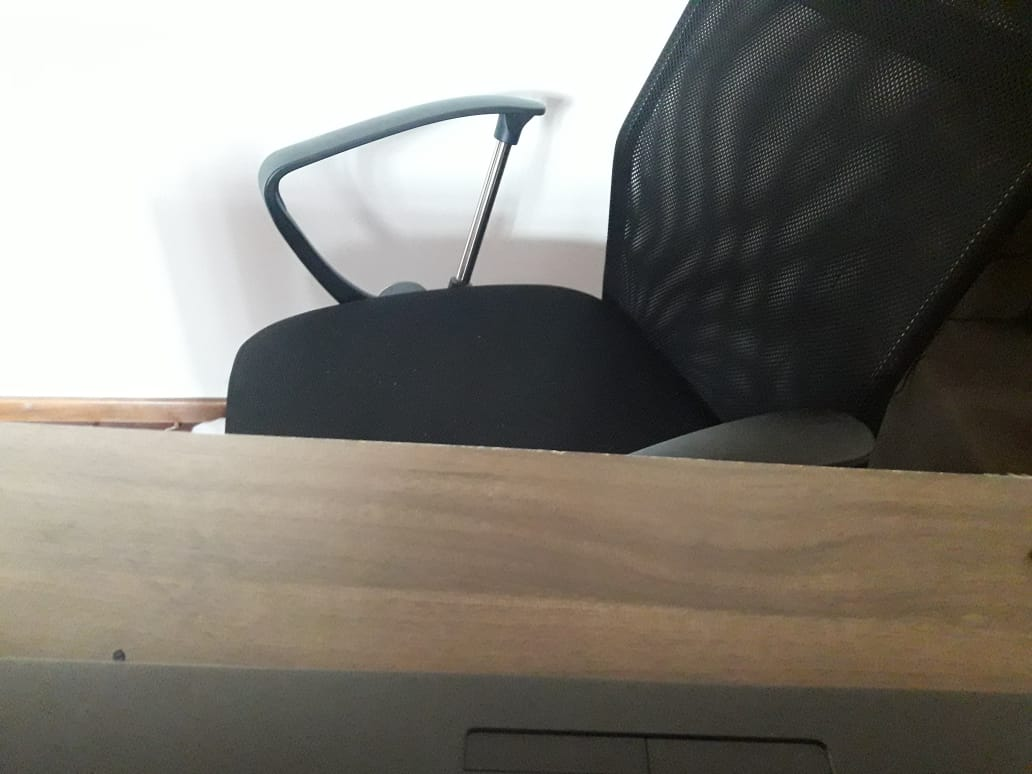
#> input picture src/resources/quarto.jpeg, 1032 x 774 px, found by its file name
$ python Picker.py
#> lines starting #> are read from the running program, lines starting #| are printed output that depends on the picture
### src/resizeImage.py
import cv2 as cv

def resizingImage(img = None):
    return cv.resize(img, (1100,600))

### src/Picker.py
import cv2 as cv
import pickle
import numpy as np
from resizeImage import resizingImage
from VagasClasse import Vagas

try:
    with open('src/resources/ParkingPos', 'rb') as f:
        lista_de_vagas = pickle.load(f)
        vagasList = [vaga.positions for vaga in lista_de_vagas]
except:
    vagasList = []

cordenates = []

#Função que adiciona e remove vagas
def mouseClick(event, x, y, flags, params):
    if event == cv.EVENT_LBUTTONDOWN:
        global cordenates
        cordenates.append([x,y])
        if len(cordenates) == 2:
            vagasList.append(cordenates)
            cordenates = []
    if event == cv.EVENT_RBUTTONDOWN:
        vagasList.pop()


while True:
    #Lendo e redimensionando a imagem
    img = cv.imread('./src/resources/quarto.jpeg')
#> img is the input picture: shape (774, 1032, 3); mean B, G, R 116, 123.8, 127.9
    img = resizingImage(img)
#> in resizingImage, `return cv.resize(img, (1100,600))`:
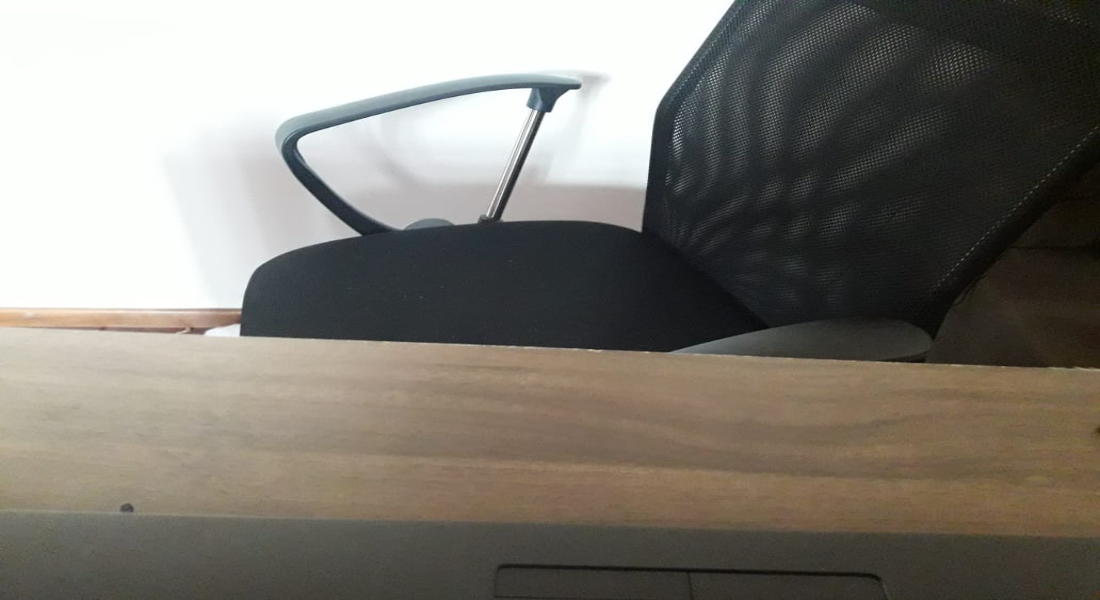
#> returned value: shape (600, 1100, 3); mean of channels 0, 1, 2 115.9, 123.8, 127.8; drawn as B, G, R

    for inicial, final in vagasList:
        cv.rectangle(img, inicial, final, (255, 0, 255), 2)
    cv.imshow("Image", img)
    cv.setMouseCallback("Image", mouseClick)

    if cv.waitKey(1) & 0xFF==ord('x'):
#> (key x is pressed here)
        lista_de_vagas = [Vagas(positions=item,create=True) for item in vagasList]
        print('escrevendo', lista_de_vagas)

        with open('./src/resources/ParkingPos','wb') as f:
            pickle.dump(lista_de_vagas, f)
        break

$ run again, with src/resources/old.jpeg copied over src/resources/quarto.jpeg
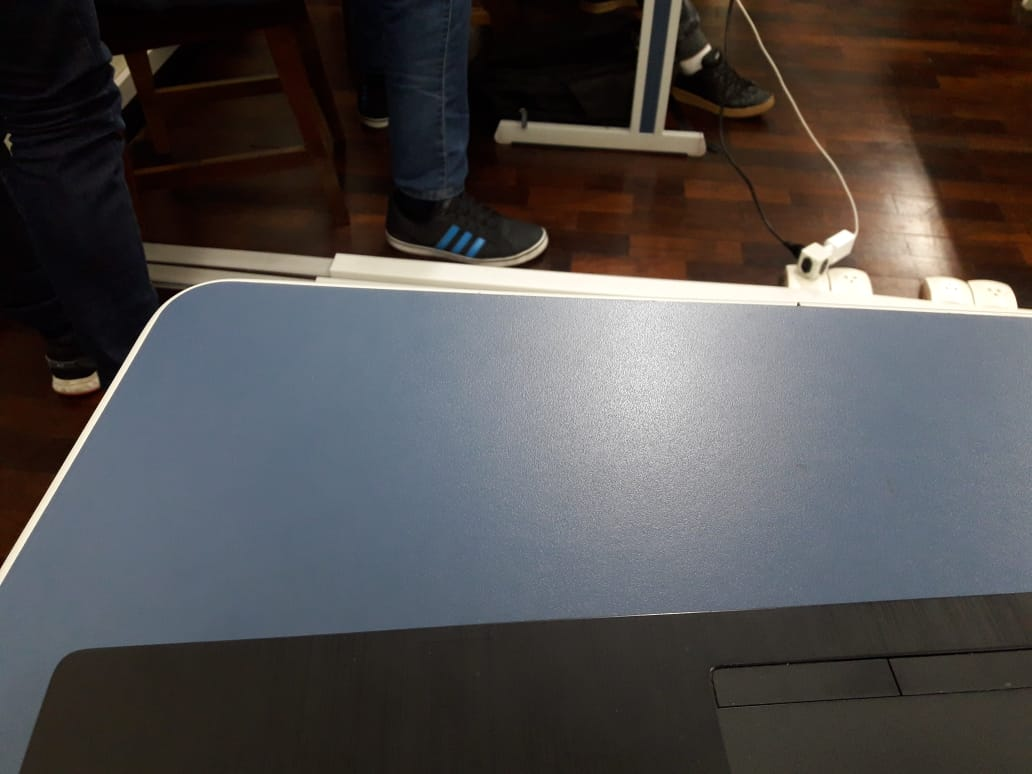
#> input picture src/resources/old.jpeg, 1032 x 774 px, found by its file name
#> img is the input picture: shape (774, 1032, 3); mean B, G, R 76, 76.1, 79.1
#> in resizingImage, `return cv.resize(img, (1100,600))`:
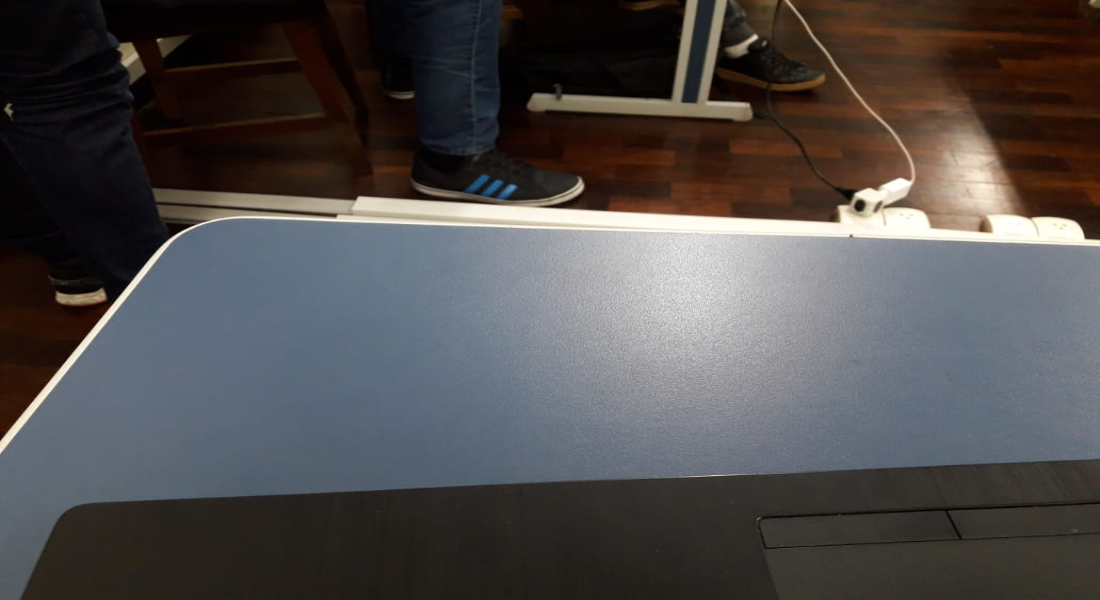
#> returned value: shape (600, 1100, 3); mean of channels 0, 1, 2 75.9, 76, 79; drawn as B, G, R
